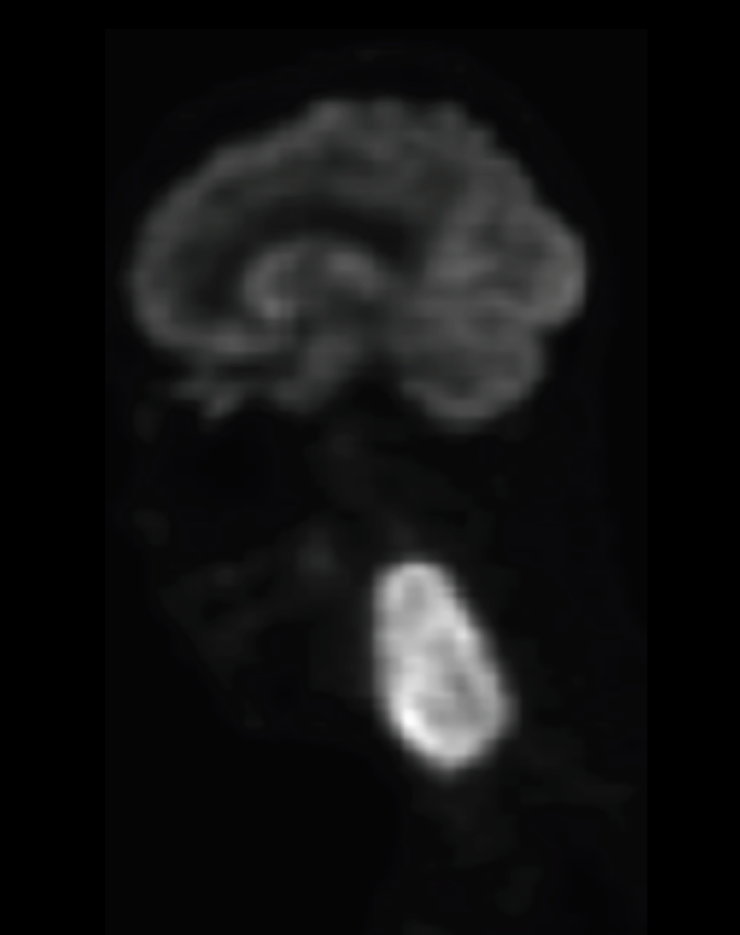
%> input picture TD_3_BM_CUCEI_2021B_ljz/cropped_PET.png, 740 x 935 px; the run also reads 1 picture not shown here
$ octave TD_3_BM_CUCEI_2021B_LJZ.m   (GNU Octave 9; MATLAB toolbox functions it lacks are replaced by stand-ins)
%> lines starting %> are read from the running program, lines starting %| are printed output that depends on the picture; in (x1, y1, x2, y2) boxes, pixels count from 0 and x2, y2 are one past the last pixel; in counts of white or black regions, pixels touching at a corner belong together; the program's own positions count from 1
clc
close all
clear all


%%
%circ_holed.png
%cropped_CT.png
%cropped_PET.png
%jointed_circ_trang.png
%jointed_circs.png
%%Procesamiento de imagenes  PET p2
I=imread('cropped_PET.png');
%> I is the input picture: size 935x740x3 uint8; mean R, G, B 18.1, 18.1, 18.4
I=I(:,:,1);
%> I: size 935x740 uint8
I_BW=I>30;% & I<150;
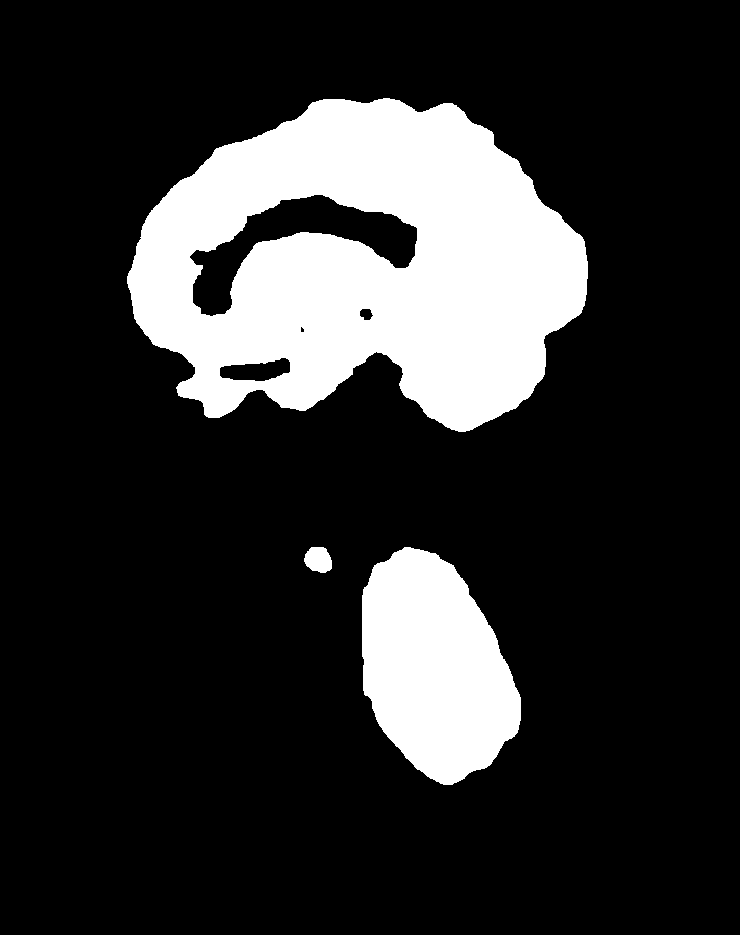
%> I_BW: size 935x740 logical; 18.4% white; 3 white regions, box (x1, y1, x2, y2) and area: (127, 98, 588, 432) 99571, (362, 547, 521, 785) 26834, (304, 547, 332, 573) 568
SE=strel('disk',30);
I_close=imclose(I_BW,SE);
%> I_close: size 935x740 logical; 20.2% white; 2 white regions, box (x1, y1, x2, y2) and area: (127, 98, 588, 432) 111479, (304, 547, 521, 785) 27986
I_close_f=bwareaopen(I_close,30000);
%> I_close_f: size 935x740 logical; 16.1% white; 1 white region, box (x1, y1, x2, y2) and area: (127, 98, 588, 432) 111479

%%Visualizacion
figure(1)
subplot(2,4,1)
imshow(I)
subplot(2,4,2)
imshow(I_BW)
subplot(2,4,3)
imshow(I_close)
subplot(2,4,4)
imshow(I_close_f)
%Segmentacion de Imagen CT
I=imread('cropped_CT.png');
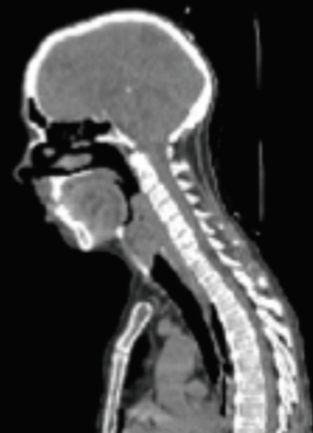
%> input picture TD_3_BM_CUCEI_2021B_ljz/cropped_CT.png, 313 x 433 px
%> I is the input picture: size 433x313x3 uint8; mean R, G, B 72, 72.1, 72.1
I=I(:,:,1);
%> I: size 433x313 uint8
I_BW=I>30 & I<190;
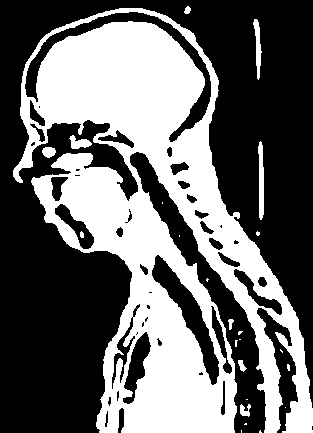
%> I_BW: size 433x313 logical; 41.3% white; 24 white regions (14 under 20 px), largest, box (x1, y1, x2, y2) and area: (13, 8, 313, 433) 54743, (258, 141, 264, 220) 362, (253, 19, 262, 80) 269
SE=strel('disk',20);
I_open=imopen(I_BW,SE);
%> I_open: size 433x313 logical; 20.2% white; 4 white regions, box (x1, y1, x2, y2) and area: (36, 22, 204, 152) 15132, (123, 332, 234, 433) 7213, (63, 167, 129, 235) 3176, (120, 213, 169, 264) 1889
I_open_f=bwareaopen(I_open,9000);
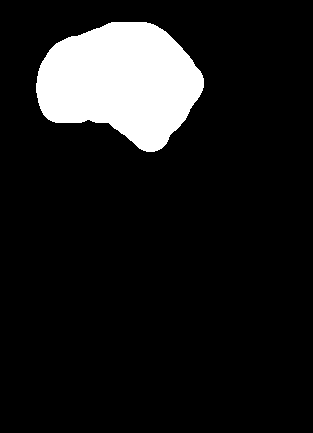
%> I_open_f: size 433x313 logical; 11.2% white; 1 white region, box (x1, y1, x2, y2) and area: (36, 22, 204, 152) 15132

%%Visualizacion 2
figure(2)
subplot(2,4,1)
imshow(I)
subplot(2,4,2)
imshow(I_BW)
subplot(2,4,3)
imshow(I_open)
subplot(2,4,4)
imshow(I_open_f)

I=I>255/2;
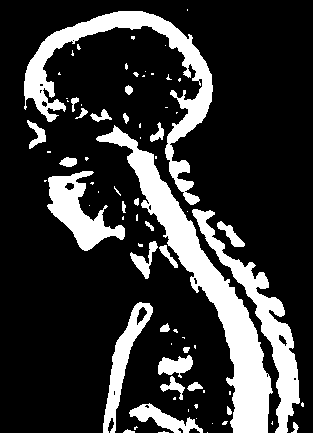
%> I: size 433x313 logical; 21% white; 77 white regions (49 under 20 px), largest, box (x1, y1, x2, y2) and area: (96, 125, 273, 433) 9388, (24, 11, 213, 205) 6467, (192, 209, 300, 433) 4228
%PROCESAMIENTO DE IMAGENES MORFOLOGICAS figuras geometricas P1
SE=strel('disk',100);
% SE=strel('line',100,45);
I_dilate=imdilate(I,SE);
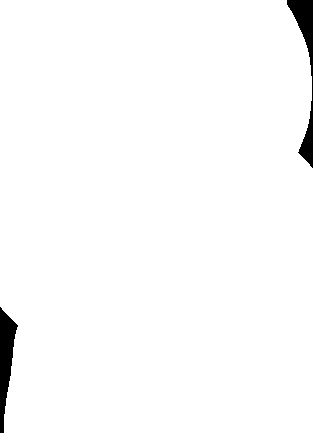
%> I_dilate: size 433x313 logical; 98.2% white; 2 black regions, box (x1, y1, x2, y2) and area: (287, 0, 313, 168) 1305, (0, 307, 18, 433) 1192
I_erode=imerode(I,SE);
%> I_erode: size 433x313 logical; every value is 0
I_dilate_erode=imerode(I_dilate,SE);
%> I_dilate_erode: size 433x313 logical; 63.6% white; 2 black regions, box (x1, y1, x2, y2) and area: (188, 0, 313, 267) 27013, (0, 208, 117, 433) 22272
I_erode_dilate=imdilate(I_erode,SE);
I_open=imopen(I,SE);
I_close=imclose(I,SE);
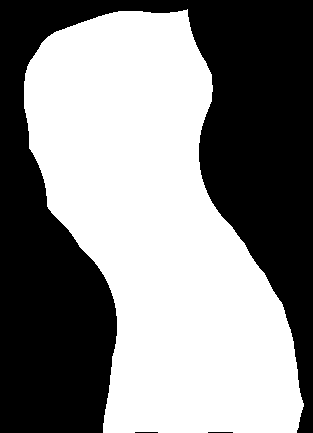
%> I_close: size 433x313 logical; 53% white; 3 black regions, box (x1, y1, x2, y2) and area: (0, 0, 313, 433) 63717, (208, 432, 233, 433) 25, (135, 432, 158, 433) 23
%%
figure (3)
subplot(3,3,1)
imshow(I)
subplot(3,3,2)
imshow(I_erode)
subplot(3,3,3)
imshow(I_dilate)
subplot(3,3,5)
imshow(I_erode_dilate)
subplot(3,3,6)
imshow(I_dilate_erode)
subplot(3,3,8)
imshow(I_open)
subplot(3,3,9)
imshow(I_close)
%%
%%Segmentacion de Imagenes 3D

path=uigetdir;
%> the answer given: .
path=strcat(path,'\');
filelistdcm=dir(path);
names={filelistdcm.name};
names=names(~strncmp(names,'.',1));
[x,n_img]=size(names);
path_image=strcat(path,char(names(1)));
%> (the run ends here)
